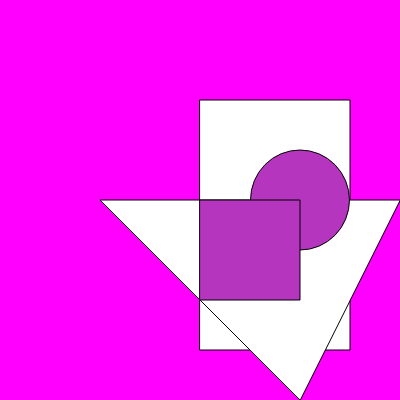
Frame 1 (no input)
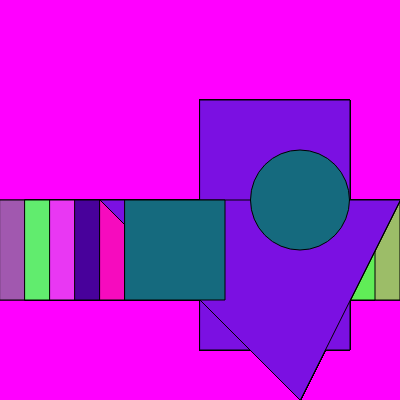
Frame 60 (no input)
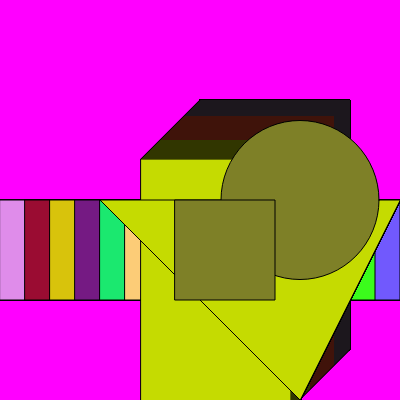
Frame 120 (the mouse pressed at the canvas centre since frame 60)

The p5.js sketch that drew these frames (run headless with seeded random() and noise() and a simulated clock; from frame 60 on, the mouse is pressed at the canvas centre):

// p5.js sketch
// ── sketch.js
var x = 200;
var y = 200;
var e = 0
var speed = 25;
var d = 0
function setup() {
  createCanvas(400,400);
  c = color(255,255,255);
  background(255,0,255);
}

function draw() {
fill(c);
shearX(d);
shearY(d);
rect(200-e,100+e,150,250);
triangle(400,200,100,200,300,400);
fill(random(255),random(255),random(255));
ellipse(300,200,99+e,100+e);
rect(x,y,100,100)
 x = x + speed;
if(x>=width-100){
  speed = speed * -1;
  c = color(random(255),random(255),random(255))
}
  if(x<=0){
  speed = speed * -1;
}
if (mouseIsPressed){
  e=e+1;
}
 else { c = color(random(255),random(255),random(255));
 e=0
}
if(keyIsPressed){
  e=0;
  d=0;
  x=200;
  y=200;
}
if(e>=100){
  if(mouseIsPressed){d=d+1}
  
}
}
